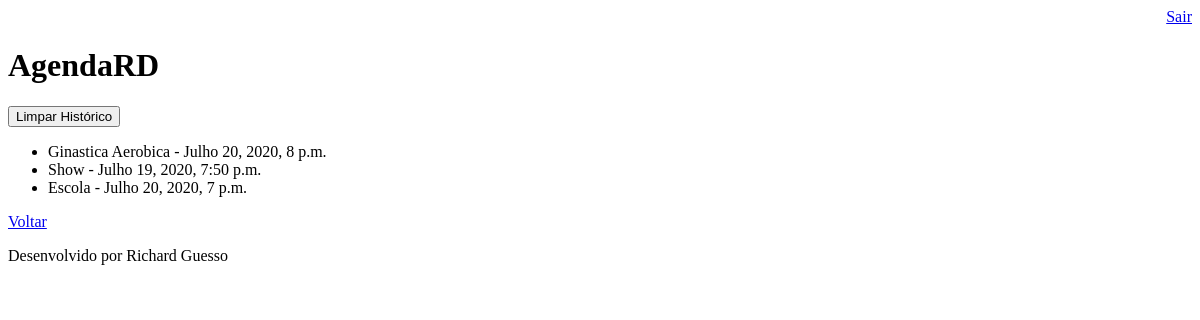
The page /agenda/historico/ (signed in) on the database as committed earlier.
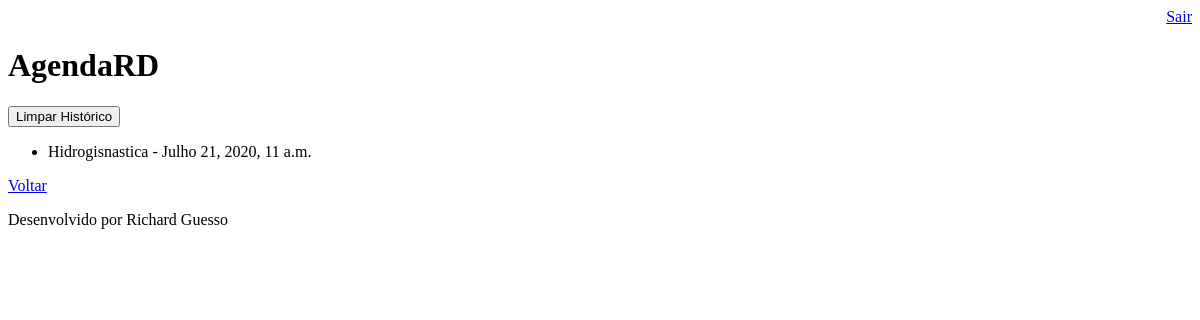
The same page on the database as committed later.
### core/models.py (models this page shows, shortened)
class Evento(models.Model):
    titulo = models.CharField(max_length=100)
    descricao = models.TextField(blank=True, null=True)
    data_evento = models.DateTimeField(verbose_name='Data do Evento')
    data_criacao = models.DateTimeField(auto_now=True)
    usuario = models.ForeignKey(User, on_delete=models.CASCADE)
    local = models.CharField(max_length=150, blank=True, null=True)
    class Meta:
        db_table = 'evento'

### core/views.py (the view)
# urls.py: path('agenda/historico/', views.historico),
@login_required(login_url='/login/')
def historico(request):
    usuario = request.user
    data_atual = datetime.now() - timedelta(hours=1)
    evento = Evento.objects.filter(usuario=usuario,
                                   data_evento__lt=data_atual)
    dados = {'eventos': evento}
    return render(request ,'historico.html', dados)

### templates/historico.html
{% extends "model-page.html" %}
{% block content %}
<a href="limpar/">
    <button type="button">Limpar Histórico</button>
</a>
<ul>
    {% for evento in eventos %}
        <li> {{ evento.titulo }} - {{ evento.data_evento }} </li>
    {% endfor %}
</ul>
<a href="/">Voltar</a>
{% endblock %}

### templates/model-page.html
<!DOCTYPE html>
<html lang="en">
<head>
    {% include "model-header.html" %}
</head>
<body>
    {% block content %} {% endblock %}
    {% include "model-footer.html" %}
</body>
</html>

### templates/model-header.html (shortened to what this page needs)
<div align="right">
    <a href="/logout">Sair</a>
</div>
<h1>AgendaRD</h1>

### templates/model-footer.html
<p>Desenvolvido por Richard Guesso</p>

Rows that differ between the two databases and show on the page:
removed Evento: titulo "Ginastica Aerobica", data_evento "Julho 20, 2020, 8 p.m."
removed Evento: titulo "Show", data_evento "Julho 19, 2020, 7:50 p.m."
removed Evento: titulo "Escola", data_evento "Julho 20, 2020, 7 p.m."
added Evento: titulo "Hidrogisnastica", data_evento "Julho 21, 2020, 11 a.m."
